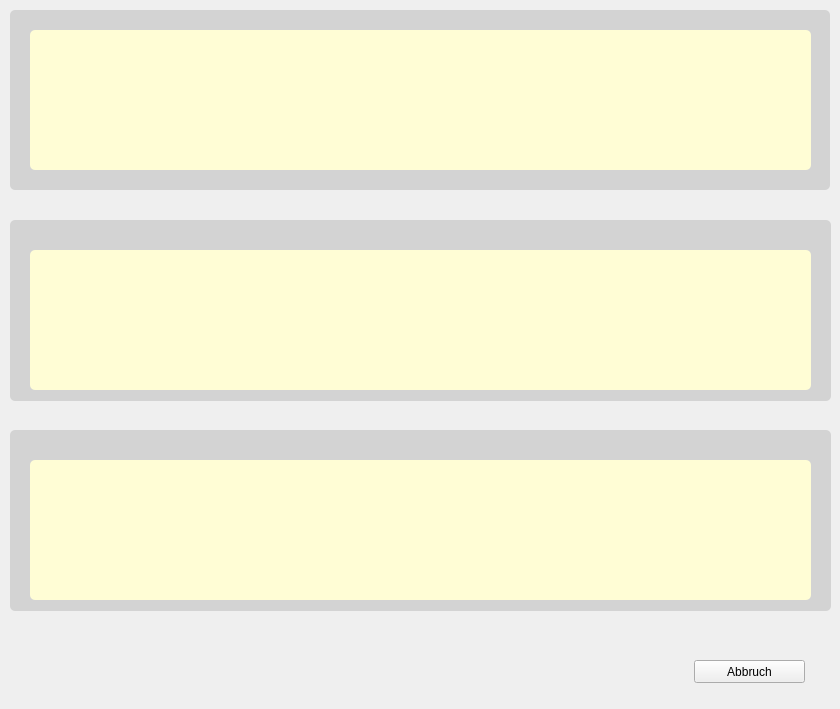
<?xml version="1.0" encoding="UTF-8"?>
<ui version="4.0">
 <class>Dlg_daten_auswahl</class>
 <widget class="QDialog" name="Dlg_daten_auswahl">
  <property name="geometry">
   <rect>
    <x>0</x>
    <y>0</y>
    <width>840</width>
    <height>709</height>
   </rect>
  </property>
  <property name="windowTitle">
   <string>Auswahl für:</string>
  </property>
  <property name="toolTip">
   <string/>
  </property>
  <property name="modal">
   <bool>true</bool>
  </property>
  <widget class="QGroupBox" name="grpBox_source_1">
   <property name="geometry">
    <rect>
     <x>10</x>
     <y>10</y>
     <width>820</width>
     <height>180</height>
    </rect>
   </property>
   <property name="styleSheet">
    <string notr="true">background-color: rgb(211, 211, 211);
border-radius: 5px;</string>
   </property>
   <property name="title">
    <string/>
   </property>
   <widget class="QPushButton" name="Btn_daten_1">
    <property name="geometry">
     <rect>
      <x>20</x>
      <y>20</y>
      <width>781</width>
      <height>140</height>
     </rect>
    </property>
    <property name="sizeIncrement">
     <size>
      <width>20</width>
      <height>10</height>
     </size>
    </property>
    <property name="font">
     <font>
      <pointsize>8</pointsize>
     </font>
    </property>
    <property name="styleSheet">
     <string notr="true">QPushButton { 
	background-color: rgb(255, 253, 213);}
QPushButton:focus {
	border: 2px inset rgb(85, 170, 255);}
QPushButton:hover {
	border: 2px solid rgb(49, 50, 62);}</string>
    </property>
    <property name="text">
     <string/>
    </property>
    <property name="autoDefault">
     <bool>true</bool>
    </property>
    <property name="default">
     <bool>true</bool>
    </property>
   </widget>
  </widget>
  <widget class="QGroupBox" name="grpBox_source_2">
   <property name="geometry">
    <rect>
     <x>10</x>
     <y>220</y>
     <width>821</width>
     <height>181</height>
    </rect>
   </property>
   <property name="styleSheet">
    <string notr="true">background-color: rgb(211, 211, 211);
border-radius: 5px;</string>
   </property>
   <property name="title">
    <string/>
   </property>
   <widget class="QPushButton" name="Btn_daten_2">
    <property name="geometry">
     <rect>
      <x>20</x>
      <y>30</y>
      <width>781</width>
      <height>140</height>
     </rect>
    </property>
    <property name="font">
     <font>
      <pointsize>8</pointsize>
     </font>
    </property>
    <property name="styleSheet">
     <string notr="true">QPushButton { 
	background-color: rgb(255, 253, 213);}
QPushButton:focus {
	border: 2px inset rgb(85, 170, 255);}
QPushButton:hover {
	border: 2px solid rgb(49, 50, 62);}</string>
    </property>
    <property name="text">
     <string/>
    </property>
   </widget>
  </widget>
  <widget class="QPushButton" name="Btn_Abbruch">
   <property name="geometry">
    <rect>
     <x>694</x>
     <y>660</y>
     <width>111</width>
     <height>23</height>
    </rect>
   </property>
   <property name="text">
    <string>Abbruch</string>
   </property>
  </widget>
  <widget class="QGroupBox" name="grpBox_source_3">
   <property name="geometry">
    <rect>
     <x>10</x>
     <y>430</y>
     <width>821</width>
     <height>181</height>
    </rect>
   </property>
   <property name="styleSheet">
    <string notr="true">background-color: rgb(211, 211, 211);
border-radius: 5px;</string>
   </property>
   <property name="title">
    <string/>
   </property>
   <widget class="QPushButton" name="Btn_daten_3">
    <property name="geometry">
     <rect>
      <x>20</x>
      <y>30</y>
      <width>781</width>
      <height>140</height>
     </rect>
    </property>
    <property name="styleSheet">
     <string notr="true">QPushButton { 
	background-color: rgb(255, 253, 213);}
QPushButton:focus {
	border: 2px inset rgb(85, 170, 255);}
QPushButton:hover {
	border: 2px solid rgb(49, 50, 62);}</string>
    </property>
    <property name="text">
     <string/>
    </property>
   </widget>
  </widget>
 </widget>
 <resources/>
 <connections/>
</ui>
